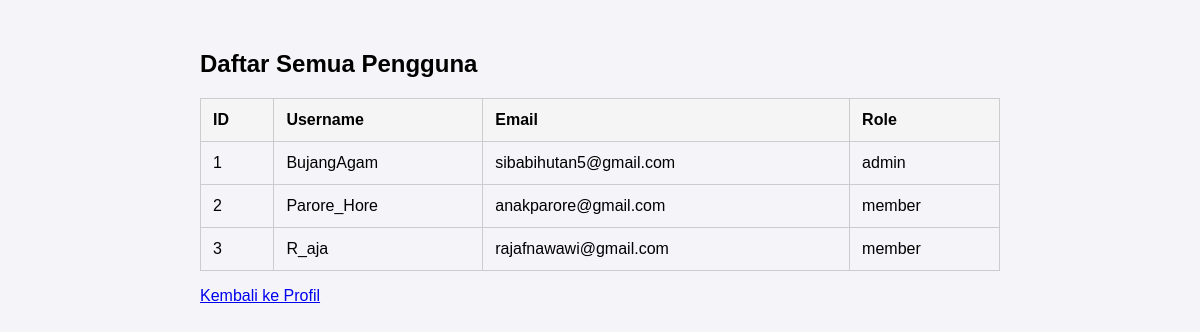
The app's page /users (signed in) with its own data.
### tables this page shows
CREATE TABLE "users" (
	"id"	INTEGER NOT NULL,
	"username"	TEXT NOT NULL UNIQUE,
	"Password"	TEXT NOT NULL,
	"role"	TEXT NOT NULL,
	"email"	TEXT,
	PRIMARY KEY("id" AUTOINCREMENT)
);

### app.py (the view)
@app.route('/users')
def users():
    if session.get('role') != 'admin':
        flash("Akses ditolak. Halaman ini hanya untuk admin.", "danger")
        return redirect(url_for('profile'))
    conn = get_db_connection()
    users = conn.execute('SELECT * FROM users').fetchall()
    conn.close()
    return render_template('users.html', users=users)

### app.py (called while the page is built)
def get_db_connection():
    conn = sqlite3.connect('dbSqlite.db')
    conn.row_factory = sqlite3.Row
    print("Database Connected Successfully!")
    return conn

### Templates/users.html (shortened to what this page needs)
<!DOCTYPE html>
<html lang="en">
<head>
    <link rel="stylesheet" href="{{ url_for('static', filename='css/style.css') }}">
</head>
<body>
    <div class="admin-userlist">
        <h2>Daftar Semua Pengguna</h2>
        <table class="user-table">
            <thead>
                <tr>
                    <th>ID</th>
                    <th>Username</th>
                    <th>Email</th>
                    <th>Role</th>
                </tr>
            </thead>
            <tbody>
                {% for u in users %}
                <tr>
                    <td>{{ u['id'] }}</td>
                    <td>{{ u['username'] }}</td>
                    <td>{{ u['email'] or '-' }}</td>
                    <td>{{ u['role'] }}</td>
                </tr>
                {% endfor %}
            </tbody>
        </table>
        <p><a href="{{ url_for('profile') }}">Kembali ke Profil</a></p>
    </div>
</body>
</html>

### static/css/style.css (style rules this page uses)
body { font-family: Arial, sans-serif; background-color: #f4f4f9; margin: 0; padding: 0; }
table { width: 100%; border-collapse: collapse; margin-top: 20px; }
th, td { padding: 12px; text-align: left; border-bottom: 1px solid #ddd; }
th { background-color: #333; color: white; }
.admin-userlist { max-width: 800px; margin: 50px auto; }
.admin-userlist table { width: 100%; border-collapse: collapse; }
.admin-userlist th, .admin-userlist td { border: 1px solid #ccc; padding: 12px; text-align: left; color: black; }
.admin-userlist th { background-color: #f5f5f5; }

### records on screen
users: id "1", username "BujangAgam", email "sibabihutan5@gmail.com", role "admin"
users: id "2", username "Parore_Hore", email "anakparore@gmail.com", role "member"
users: id "3", username "R_aja", email "rajafnawawi@gmail.com", role "member"
